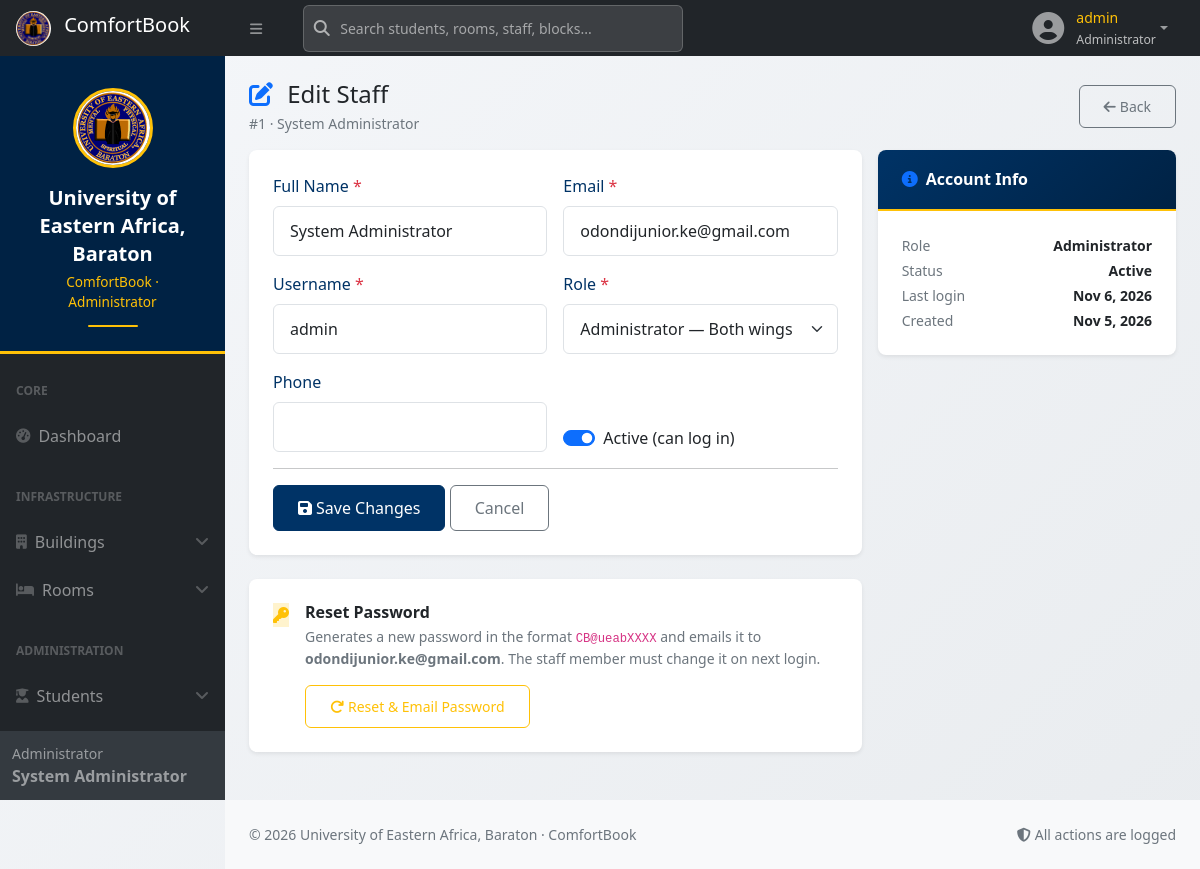
Page /user/staff_form.php?id=1 (signed in) on the earlier database version.
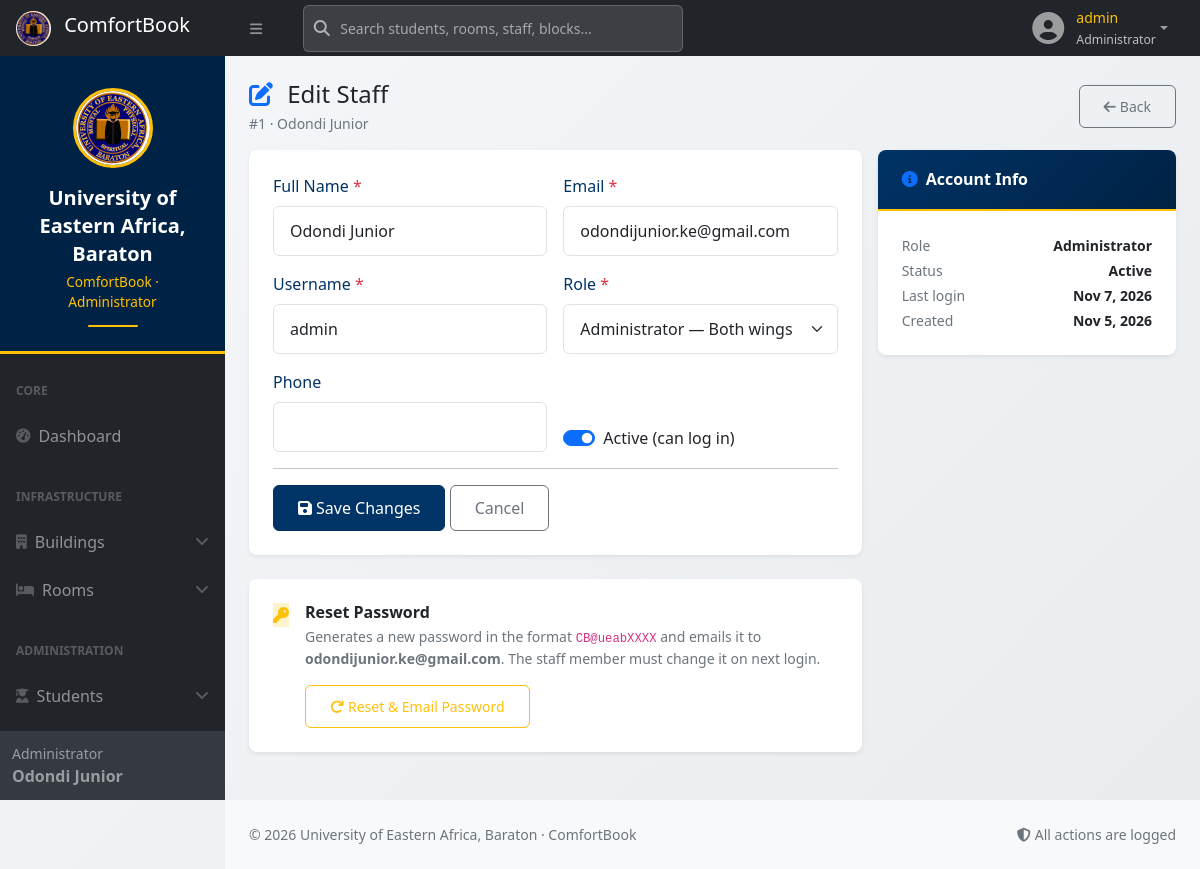
Same page on the later database version.
### tables this page shows
CREATE TABLE `users` (
  `id` int(10) UNSIGNED NOT NULL,
  `username` varchar(50) NOT NULL,
  `email` varchar(120) NOT NULL,
  `password_hash` varchar(255) NOT NULL,
  `full_name` varchar(120) NOT NULL,
  `role` enum('admin','dean_men','dean_women','secretary_men','secretary_women') NOT NULL,
  `gender_scope` enum('Male','Female') DEFAULT NULL,
  `phone` varchar(20) DEFAULT NULL,
  `is_active` tinyint(1) NOT NULL DEFAULT 1,
  `status` enum('active','inactive') NOT NULL DEFAULT 'active',
  `inactive_reason` enum('resigned','suspended','retired','other') DEFAULT NULL,
  `inactive_note` varchar(255) DEFAULT NULL,
  `inactive_at` datetime DEFAULT NULL,
  `inactive_by` int(10) UNSIGNED DEFAULT NULL,
  `last_login` datetime DEFAULT NULL,
  `created_at` datetime NOT NULL DEFAULT current_timestamp(),
  `updated_at` datetime NOT NULL DEFAULT current_timestamp() ON UPDATE current_timestamp()
);

### includes/auth.php (called while the page is built, shortened)
<?php
require_once __DIR__ . '/config.php';
function user_role(): ?string    { return $_SESSION['role'] ?? null; }
        ?>
        <?php
function role_display(): string {
    return match(user_role()) {
        'admin'           => 'Administrator',
        'dean_men'        => 'Dean of Men',
        'dean_women'      => 'Dean of Women',
        'secretary_men'   => 'Secretary (Men)',
        'secretary_women' => 'Secretary (Women)',
        default           => 'User'
    };
}

### includes/config.php (called while the page is built, shortened)
<?php
function h($v): string {
    return htmlspecialchars((string)$v, ENT_QUOTES, 'UTF-8');
}

### user/staff_form.php (the view, shortened to what the changed rows need)
<?php
require_once __DIR__ . '/../includes/config.php';
require_once __DIR__ . '/../includes/auth.php';
require_once __DIR__ . '/../includes/mailer.php';
$id     = (int)($_GET['id'] ?? 0);
$isEdit = $id > 0;
$staff  = null;
if ($isEdit) {
    $stmt = $pdo->prepare("SELECT * FROM users WHERE id = ?");
    $stmt->execute([$id]);
    $staff = $stmt->fetch();
}
$roles = [
    'admin'           => ['label'=>'Administrator',    'scope'=>null],
    'dean_men'        => ['label'=>'Dean of Men',      'scope'=>'Male'],
    'dean_women'      => ['label'=>'Dean of Women',    'scope'=>'Female'],
    'secretary_men'   => ['label'=>'Secretary (Men)',  'scope'=>'Male'],
    'secretary_women' => ['label'=>'Secretary (Women)','scope'=>'Female'],
];
$form = $isEdit ? [
    'username'=>$staff['username'], 'email'=>$staff['email'],
    'full_name'=>$staff['full_name'], 'role'=>$staff['role'],
    'phone'=>$staff['phone'] ?? '', 'is_active'=>(int)$staff['is_active'],
] : ['username'=>'', 'email'=>'', 'full_name'=>'', 'role'=>'dean_men', 'phone'=>'', 'is_active'=>1];
?>
<?php include __DIR__ . '/partial/header.php'; ?>
<div id="layoutSidenav">
    <?php include __DIR__ . '/partial/sidebar.php'; ?>
    <div id="layoutSidenav_content">
        <main class="container-fluid px-4">
            <div class="d-flex justify-content-between align-items-center mt-4 mb-3">
                <div>
                    <h4 class="mb-1">
                        <i class="fas fa-<?= $isEdit?'edit':'user-plus' ?> text-primary me-2"></i>
                        <?= $isEdit?'Edit':'Add' ?> Staff
                    </h4>
                    <p class="text-muted small mb-0">
                        <?= $isEdit ? '#'.$id.' · '.h($staff['full_name']) : 'Create a new staff account · password auto-generated' ?>
                    </p>
                </div>
            </div>
            <div class="row g-3">
                <div class="col-lg-8">
                    <div class="card border-0 shadow-sm"><div class="card-body">
                        <form method="post" id="staffForm">
                            <div class="row g-3">
                                <div class="col-md-6">
                                    <label class="form-label">Full Name <span class="text-danger">*</span></label>
                                    <input type="text" name="full_name" class="form-control" required value="<?= h($form['full_name']) ?>">
                                </div>
                                <div class="col-md-6">
                                    <label class="form-label">Email <span class="text-danger">*</span></label>
                                    <input type="email" name="email" class="form-control" required value="<?= h($form['email']) ?>">
                                </div>
                                <div class="col-md-6">
                                    <label class="form-label">Username <span class="text-danger">*</span></label>
                                    <input type="text" name="username" class="form-control" required value="<?= h($form['username']) ?>">
                                </div>
                                <div class="col-md-6">
                                    <label class="form-label">Role <span class="text-danger">*</span></label>
                                    <select name="role" class="form-select" required>
                                        <?php foreach ($roles as $val => $meta): ?>
                                            <option value="<?= $val ?>" <?= $form['role']===$val?'selected':'' ?>>
                                                <?= h($meta['label']) ?><?= $meta['scope'] ? ' — '.h($meta['scope']).' wing' : ' — Both wings' ?>
                                            </option>
                                        <?php endforeach; ?>
                                    </select>
                                </div>
                                <div class="col-md-6 d-flex align-items-end">
                                    <div class="form-check form-switch">
                                        <input class="form-check-input" type="checkbox" name="is_active" id="isActive" <?= $form['is_active']?'checked':'' ?>>
                                        <label class="form-check-label" for="isActive">Active (can log in)</label>
                                    </div>
                                </div>
                            </div>
                        </form>
                    </div></div>
                    <?php if ($isEdit): ?>
                    <div class="card border-0 shadow-sm mt-3">
                        <div class="card-body">
                            <div class="d-flex align-items-start gap-3">
                                <div class="stat-icon bg-warning-subtle text-warning flex-shrink-0">
                                    <i class="fas fa-key"></i>
                                </div>
                                <div class="flex-grow-1">
                                    <h6 class="fw-bold mb-1">Reset Password</h6>
                                    <p class="small text-muted mb-3">
                                        Generates a new password in the format <code>CB@ueabXXXX</code>
                                        and emails it to <strong><?= h($staff['email']) ?></strong>.
                                        The staff member must change it on next login.
                                    </p>
                                    <form method="post" id="resetForm">
                                        <button class="btn btn-outline-warning btn-sm" id="resetBtn">
                                            <span class="btn-label">
                                                <i class="fas fa-redo me-1"></i>Reset & Email Password
                                            </span>
                                        </button>
                                    </form>
                                </div>
                            </div>
                        </div>
                    </div>
                    <?php endif; ?>
                </div>
                <div class="col-lg-4">
                    <?php if (!$isEdit): ?>
                    <div class="card border-0 shadow-sm sticky-top" style="top:80px;">
                        <div class="card-header bg-white">
                            <h6 class="mb-0 fw-bold">
                                <i class="fas fa-envelope text-primary me-2"></i>What happens on save
                            </h6>
                        </div>
                        <div class="card-body small">
                            <ol class="ps-3 mb-0" style="line-height:1.9;">
                                <li>Account is created</li>
                                <li>Password auto-generated as <code class="text-nowrap">CB@ueabXXXX</code></li>
                                <li>Branded welcome email sent to their inbox</li>
                                <li>They sign in and can change password from <em>My Profile</em></li>
                            </ol>
                        </div>
                    </div>
                    <?php else: ?>
                    <div class="card border-0 shadow-sm sticky-top" style="top:80px;">
                        <div class="card-header bg-white">
                            <h6 class="mb-0 fw-bold">
                                <i class="fas fa-info-circle text-primary me-2"></i>Account Info
                            </h6>
                        </div>
                        <div class="card-body small">
                            <div class="d-flex justify-content-between mb-1">
                                <span class="text-muted">Role</span>
                                <strong><?= h($roles[$staff['role']]['label'] ?? $staff['role']) ?></strong>
                            </div>
                            <div class="d-flex justify-content-between mb-1">
                                <span class="text-muted">Status</span>
                                <strong><?= $staff['is_active'] ? 'Active' : 'Inactive' ?></strong>
                            </div>
                            <div class="d-flex justify-content-between mb-1">
                                <span class="text-muted">Last login</span>
                                <strong><?= $staff['last_login'] ? date('M j, Y', strtotime($staff['last_login'])) : '—' ?></strong>
                            </div>
                            <div class="d-flex justify-content-between">
                                <span class="text-muted">Created</span>
                                <strong><?= date('M j, Y', strtotime($staff['created_at'])) ?></strong>
                            </div>
                        </div>
                    </div>
                    <?php endif; ?>
                </div>
            </div>
        </main>
<?php include __DIR__ . '/partial/footer.php'; ?>

### user/partial/sidebar.php (shortened to what the changed rows need)
<div id="layoutSidenav_nav">
    <nav class="sb-sidenav accordion sb-sidenav-dark" id="sidenavAccordion">
        <div class="sb-sidenav-footer">
            <div class="small"><?= h(role_display()) ?></div>
            <strong><?= h($_SESSION['full_name'] ?? 'User') ?></strong>
        </div>
    </nav>
</div>

Differences in the rows shown:
changed users "odondijunior.ke@gmail.com": full_name "System Administrator" → "Odondi Junior"; last_login "Nov 6, 2026" → "Nov 7, 2026"
Other differences:
$_SESSION['full_name']: "System Administrator" → "Odondi Junior"
